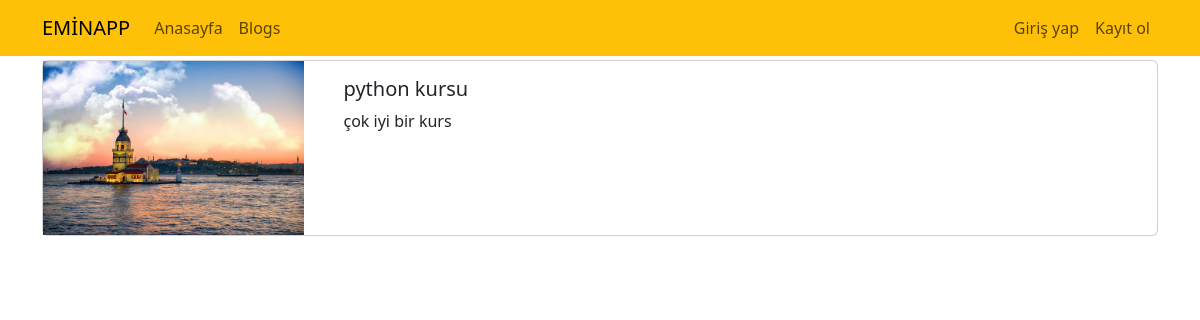
/blogs/python-kursu, run on an earlier commit of the app's database.
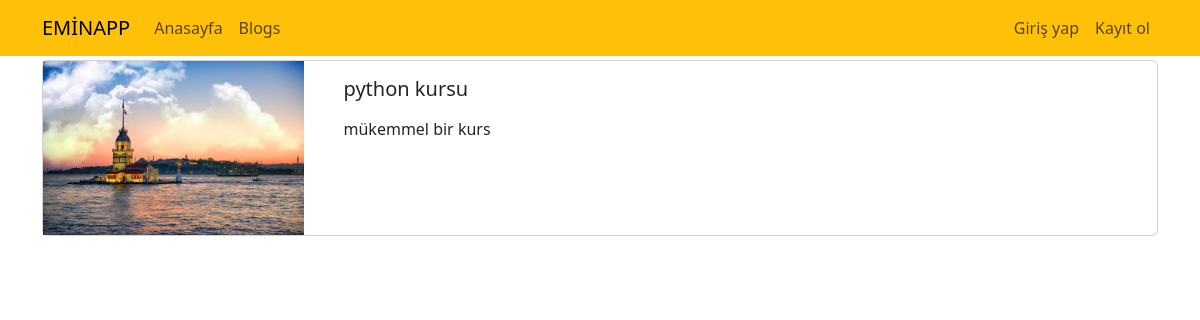
And on a later commit of the database.
### blogapp/blog/models.py (models this page shows, shortened)
class Blog(models.Model):
    title = models.CharField(max_length=200)
    image = models.ImageField(upload_to="blogs")
    description = RichTextField()
    is_active = models.BooleanField(default=False)
    is_home = models.BooleanField(default=False)
    slug = models.SlugField(null=False, blank=True,
                            unique=True, db_index=True, editable=False)
    categories = models.ManyToManyField(Category, blank=True)

### blogapp/blog/views.py (the view)
# urls.py: path('blogs/<slug:slug>', views.blogs_details, name="blogs_details"),
def blogs_details(request, slug):
    blog = Blog.objects.get(slug=slug)
    return render(request, 'blogs-details.html', {
        "blog": blog
    })

### blogapp/blog/templates/blogs-details.html (shortened to what this page needs)
{% extends "base.html" %}
{% block content %}
<div class="container mt-1">
            <div class="col-12">
                <div class="card mb-3">
    <div class="row">
        <div class="col-md-3">
            <img src="{{ blog.image.url }}" alt="" class="img-fluid">
        </div>
            <div class="col-md-9">
                <div class="card-body">
                    <h5 class="card-title">
                        {{ blog.title }}
                    </h5>
                    <p class="card-text">{{ blog.description|safe }}</p>
                </div>
            </div>
    </div>
</div>
            </div>
    </div>
{% endblock %}

What changed in the data, as far as the page shows it:
changed Blog "python kursu": description "çok iyi bir kurs" → "mükemmel bir kurs"
